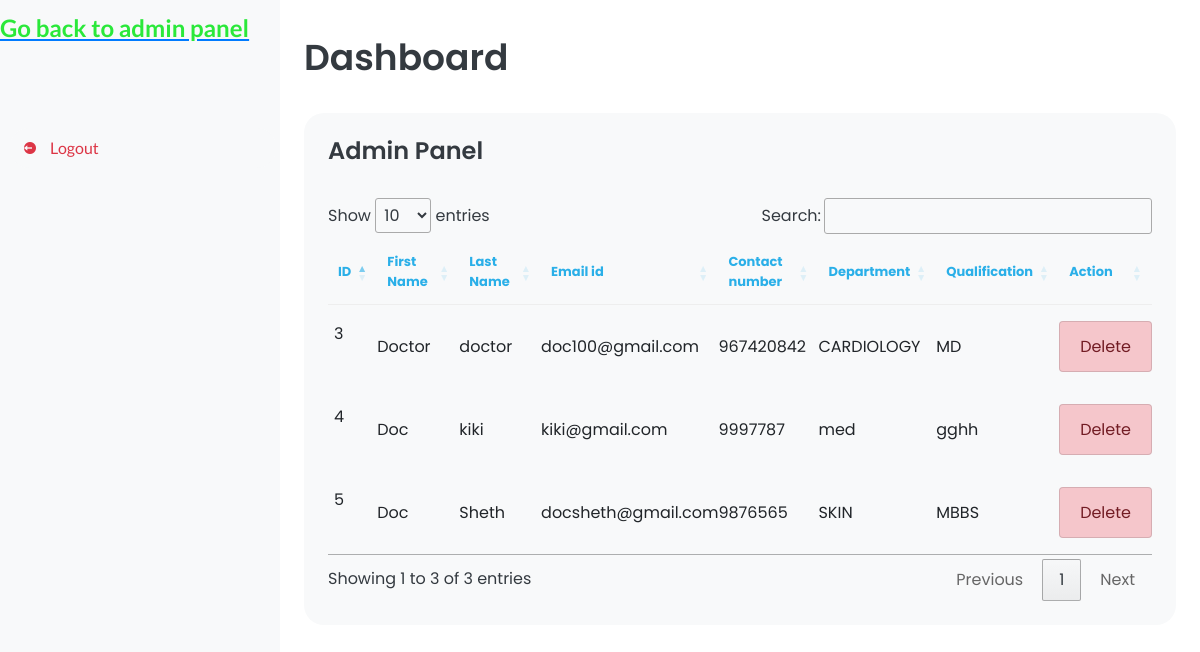
Page /viewalldoctor/ on the earlier database version.
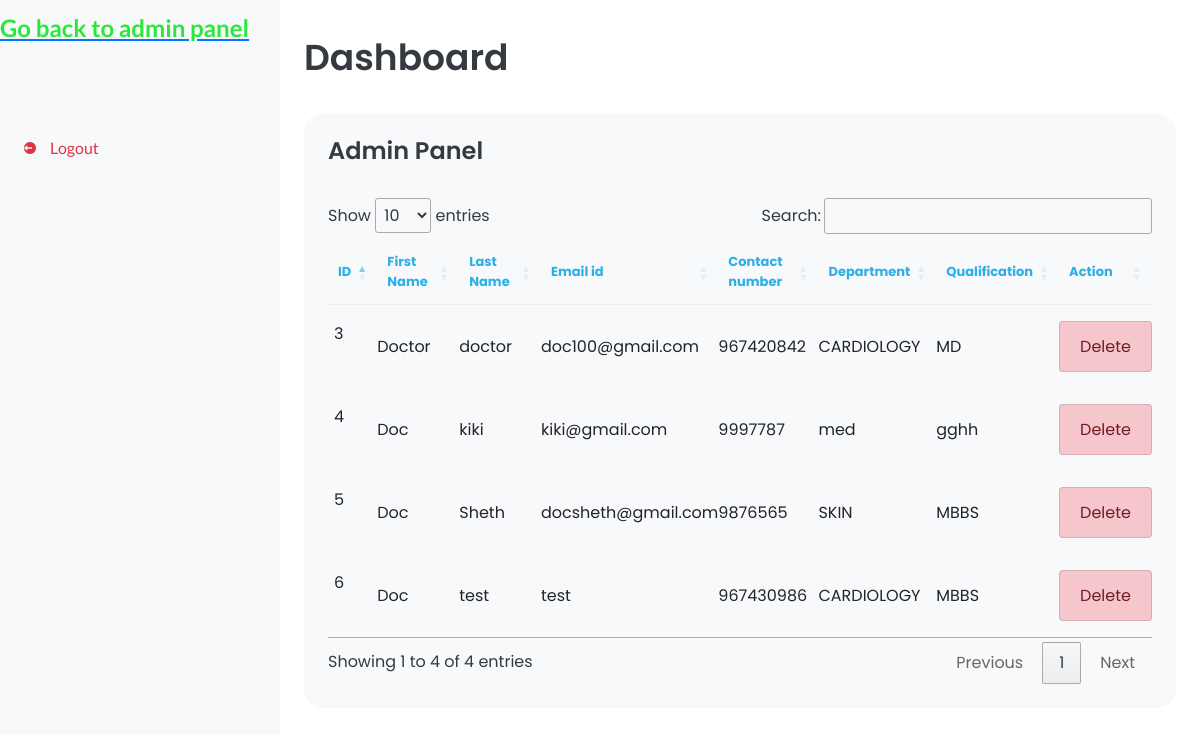
Same page on the later database version.
### ODBS/models.py (models this page shows, shortened)
class Doctor(models.Model):
    user=models.ForeignKey(User,on_delete=models.CASCADE)
    docid=models.BigAutoField(primary_key=True)
    contactno=models.CharField(max_length=50,null=True)
    qualification=models.CharField(max_length=50,null=True)
    specialist=models.CharField(max_length=50,null=True)
    day1=models.CharField(max_length=10,null=True)
    day2=models.CharField(max_length=10,null=True)
    day3=models.CharField(max_length=10,null=True)
    time1=models.CharField(max_length=10,null=True)
    time2=models.CharField(max_length=10,null=True)
    time3=models.CharField(max_length=10,null=True)
    dept=models.CharField(max_length=10,null=True)

### ODBS/views.py (the view)
# urls.py: path('viewalldoctor/', viewalldoctor,name="viewalldoctor"),
def viewalldoctor(request):
    alldoc=Doctor.objects.all()
    return render(request,"viewalldoctor.html",locals())

### ODBS/Templates/viewalldoctor.html (shortened to what this page needs)
{% load static%}
<html>
    <head>
	<link href='https://unpkg.com/boxicons@2.0.9/css/boxicons.min.css' rel='stylesheet'>
	<link rel="stylesheet" href="/static/css/styleadmin.css">
            <link rel="stylesheet" href="https://cdn.jsdelivr.net/npm/bootstrap@4.6.2/dist/css/bootstrap.min.css">
            <link rel="stylesheet" href="https://use.fontawesome.com/releases/v5.7.0/css/all.css">
            <link rel="stylesheet" href="https://cdnjs.cloudflare.com/ajax/libs/font-awesome/4.7.0/css/font-awesome.min.css">
            <link rel="stylesheet" href="https://cdn.datatables.net/1.13.6/css/jquery.dataTables.min.css">
            <link rel="stylesheet" href="https://cdn.datatables.net/buttons/2.4.1/css/buttons.dataTables.min.css">
    </head>
    <body>
        <section id="sidebar">
            <a href="/adminhome" class="brand">
                <span style="color:#2ae83a" class="text">Go back to admin panel</span>
            </a>
            <ul class="side-menu">
                <li>
                    <a href="/adminlogout" class="logout">
                        <i class='bx bxs-log-out-circle' ></i>
                        <span class="text">Logout</span>
                    </a>
                </li>
            </ul>
        </section>
        <section id="content">
            <main>
                <div class="head-title">
                    <div class="left">
                        <h1>Dashboard</h1>
                    </div>
                </div>
                <div class="table-data">
                    <div class="order">
                        <div class="head">
                            <h3>Admin Panel</h3>
                        </div>
                    <table  id="example" >
                        <thead>
                            <tr>
                                <th style="color:#2aafe8">ID</th>
                                <th style="color:#2aafe8">First Name</th>
                                <th style="color:#2aafe8">Last Name</th>
                                <th style="color:#2aafe8">Email id</th>
                                <th style="color:#2aafe8">Contact number</th>
                                <th style="color:#2aafe8">Department</th>
                                <th style="color:#2aafe8">Qualification</th>
                                <th style="color:#2aafe8">Action</th>
                            </tr>
                        </thead>
                        <tbody>
                            {% for i in alldoc%}
                            <tr>
                                <td>{{i.docid}}</td>
                                <td>{{i.user.first_name}}</td>
                                <td>{{i.user.last_name}}</td>
                                <td>{{i.user.username}}</td>
                                <td>{{i.contactno}}</td>
                                <td>{{i.dept}}</td>
                                <td>{{i.qualification}}</td>
                                <td>
                                    <div class="list-group">
                                        <a href="/deletedoc/{{i.docid}}" onclick="return confirm('Are you sure you want to delete? click on ok to continue.');" class="list-group-item list-group-item-action list-group-item-danger">Delete</a>
                                    </div>
                                </td>
                            </tr>
                            {% endfor %}
                        </tbody>
                    </table>
                </div>
            </div>
    </body>
</html>

Differences in the rows shown:
added Doctor: docid "6", user.first_name "Doc", user.last_name "test", user.username "test", contactno "967430986", dept "CARDIOLOGY", qualification "MBBS"
Other differences:
text written by a page script: "Show entries Search: Showing 1 to 3 of 3 entries Previous 1 Next" → "Show entries Search: Showing 1 to 4 of 4 entries Previous 1 Next"
